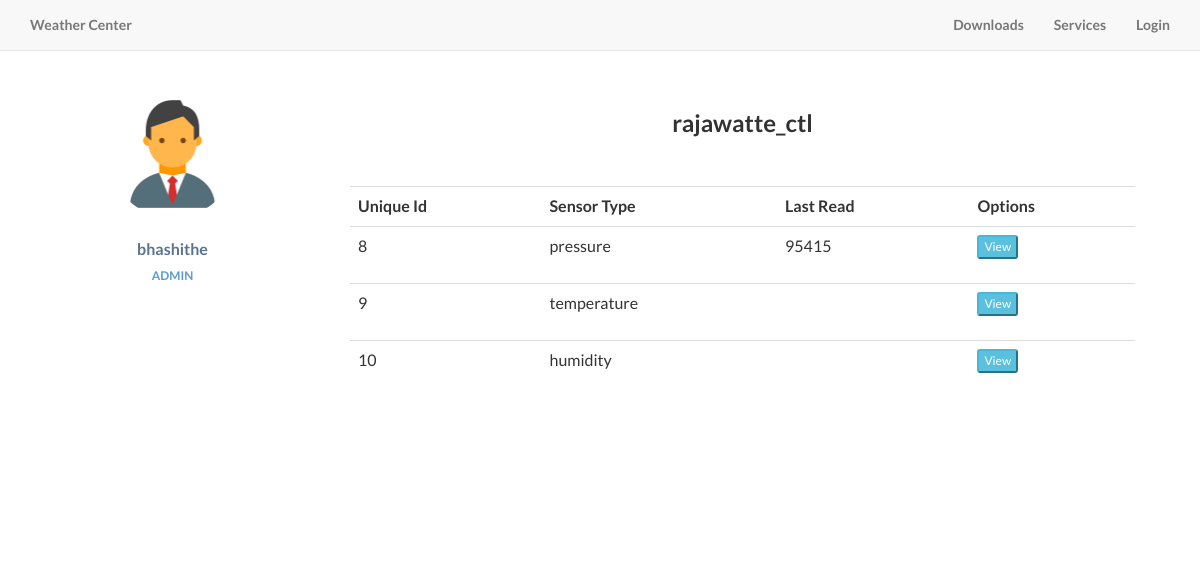
The page /node_data.php?id=10 on the database its author committed.
### tables this page shows
CREATE TABLE IF NOT EXISTS `user` (
  `username` varchar(25) NOT NULL,
  `email` varchar(255) NOT NULL,
  `email_code` varchar(255) NOT NULL,
  `password` text NOT NULL,
  `generated_string` varchar(255) NOT NULL,
  `confirmed` int(1) NOT NULL,
`id` int(11) NOT NULL,
  `freq` int(11) NOT NULL DEFAULT '1800',
  `type` varchar(10) NOT NULL DEFAULT 'user'
);

CREATE TABLE IF NOT EXISTS `node` (
`node_id` int(11) NOT NULL,
  `node_name` varchar(50) NOT NULL,
  `location` int(11) NOT NULL,
  `node_type` varchar(50) NOT NULL,
  `uniq_str` varchar(100) NOT NULL,
  `time_stamp` timestamp NOT NULL DEFAULT CURRENT_TIMESTAMP
);

CREATE TABLE IF NOT EXISTS `sensor` (
`sensor_id` int(11) NOT NULL,
  `node_id` int(11) DEFAULT NULL,
  `sensor_type` varchar(50) NOT NULL,
  `activated` int(11) NOT NULL DEFAULT '1'
);

CREATE TABLE IF NOT EXISTS `data` (
  `sensor_id` int(11) NOT NULL,
  `reading` float NOT NULL,
  `unit` varchar(15) NOT NULL,
  `time_stamp` timestamp NOT NULL DEFAULT CURRENT_TIMESTAMP
);

### lib/classes/Database.php (called while the page is built, shortened)
<?php
class Database {
    private $db;
    private static $instance=NULL;
    private $config = array(
                            'host'      => 'localhost',
                            'username' 	=> 'root',
                            'password' 	=> '',
                            'dbname' 	=> 'weather'
                            );
    private function __construct() {
        try
        {
            $this->db = new PDO('mysql:host=' . $this->config['host'] . ';dbname=' . $this->config['dbname'], $this->config['username'], $this->config['password']);
            $this->db->setAttribute(PDO::ATTR_ERRMODE, PDO::ERRMODE_EXCEPTION);
        } catch (PDOException $e) {
            die($e->getMessage());
            exit();
        }
    }
    public static function getConnection()
    {
        if(self::$instance==NULL)
        {
            self::$instance = new Database();
        }
        return self::$instance;
    }
    public function prepare($sql)
    {
        return $this->db->prepare($sql);
    }
}

### lib/classes/Node.php (called while the page is built, shortened)
<?php
require 'Sensor.php';
require 'PressureSensor.php';
class Node {
    private $db;
    private $node_id;
    private $node_name;
    private $owner;
    public function __construct() {
        $this->db = Database::getConnection();
        switch( func_num_args() ) {
            case 1:
                self::__construct1($argv[0]);
                break;
         }
    }
    public function __construct1($id)
    {
        $this->node_id = $id;
        $this->setName($id);
        $this->setOwnerId($id);
        $this->setUniqStr($id);
        $this->setType($id);
        $this->setLastUpload($id);
    }
    public function getOwnerId() {
        return $this->owner;
    }
        public function hasSensors()
    {
        $query = $this->db->prepare("SELECT COUNT(*) FROM `sensor` WHERE `node_id` = ?");
        $query->bindValue(1,  $this->getNodeId());
        try
        {
            $query->execute();
            $data = $query->fetchColumn();
            return $data>0 ? true : false;
        } catch (PDOException $ex) {
            die($ex->getMessage());
        }
    }
    public function getSensors()
    {
        $query = $this->db->prepare("SELECT `sensor_id`,`sensor_type` FROM `sensor` WHERE `node_id` = ?");
        $query->bindValue(1,  $this->getNodeId());
        try
        {
            $query->execute();
            $data = $query->fetchAll();
            $sensors = NULL;
            $senor_factory = new SensorFactory();
            foreach ($data as $value) {
                $sensors[] = $senor_factory->getSensorObjectWithId($value['sensor_type'], $value['sensor_id']);
            }
            return $sensors;
        } catch (PDOException $e)
        {
            die($e->getMessage());
        }
    }
    public function getNodeId() {
        return $this->node_id;
    }
    public function getName() {
        return $this->node_name;
    }
    public function setName($id)
    {
        $query = $this->db->prepare("SELECT `node_name` FROM `node` WHERE `node_id` = ?");
        $query->bindValue(1,$id);
        try
        {
           $query->execute();
           $this->node_name = $query->fetchColumn();
        }
        catch(PDOException $e)
        {
           die($e->getMessage());
        }
    }
    public function setUniqStr($id)
    {
        $query = $this->db->prepare("SELECT `uniq_str` FROM `node` WHERE `node_id` = ?");
        $query->bindValue(1,$id);
        try
        {
            $query->execute();
        }
        catch(PDOException $e)
        {
            die($e->getMessage());
        }
    }
    public function setType($id)
    {
        $query = $this->db->prepare("SELECT `node_type` FROM `node` WHERE `node_id` = ?");
        $query->bindValue(1,$id);
        try
        {
            $query->execute();
        }
        catch(PDOException $e)
        {
            die($e->getMessage());
        }
    }
    public function setOwnerId($id)
    {
        $query = $this->db->prepare("SELECT `user_id` FROM `user_node` WHERE `node_id` = ?");
        $query->bindValue(1,$id);
        try
        {
            $query->execute();
            $this->owner= $query->fetchColumn();
        }
        catch(PDOException $e)
        {
            die($e->getMessage());
        }
    }
    public function setLastUpload($id)
    {
        $query = $this->db->prepare("SELECT `time_stamp` FROM `node` WHERE `node_id` = ?");
        $query->bindValue(1,$id);
        try
        {
           $query->execute();
        }
        catch(PDOException $e)
        {
           die($e->getMessage());
        }
    }
}

### lib/classes/User.php (called while the page is built, shortened)
<?php
require 'Node.php';
class User extends Visitor {
    protected $db;
    protected $confirmed;
    protected $id;
    public function __construct() {
        $this->db = Database::getConnection();
        switch( func_num_args() ) {
            case 0:
                self::__construct1();
                break;
            case 1:
                self::__construct2($argv[0]);
                break;
         }
    }
    public function __construct2($id)
    {
        $this->id = $id;
        $this->setUsername($id);
        $this->setEmail($id);
        $this->setConfirmed($id);
        if ($this->getConfirmed() && $this->hasNodes()) {
            $this->nodes = $this->getNodes();
        }
    }
    public function getConfirmed()
    {
        return $this->confirmed;
    }
    public function setUsername($id)
    {
        $query = $this->db->prepare("SELECT `username` FROM `user` WHERE `id` = ?");
        $query->bindValue(1,$id);
        try
        {
            $query->execute();
        } catch (PDOException $e) {
            die($e->getMessage());
        }
    }
    public function setConfirmed($id)
    {
        $query = $this->db->prepare("SELECT `confirmed` FROM `user` WHERE `id` = ?");
        $query->bindValue(1,$id);
        try {
            $query->execute();
            $this->confirmed =  $query->fetchColumn();
        } catch (PDOException $e) {
            die($e->getMessage());
        }
    }
    public function setEmail($id)
    {
        $query = $this->db->prepare("SELECT `email` FROM `user` WHERE `id` = ?");
        $query->bindValue(1,$id);
        try {
            $query->execute();
        } catch (PDOException $e) {
            die($e->getMessage());
        }
    }
    public function getNodes()
    {
        $query = $this->db->prepare("SELECT `node_id` FROM `user_node` WHERE `user_id` = ?");
        $query->bindValue(1,  $this->getUserId());
        try
        {
            $query->execute();
            $node_data = $query->fetchAll();
            $nodes = NULL;
           foreach ($node_data as $node_ids)
            {
               $nodes[]=new Node($node_ids['node_id']);
            }
            return $nodes;
        } catch (PDOException  $e) {
            die($e->getMessage());
        }
    }
    public function getUserId()
    {
        return $this->id;
    }
    public function hasNodes()
    {
        $query = $this->db->prepare("SELECT COUNT(*) FROM `user_node` WHERE `user_id` = ?");
        $query->bindValue(1,  $this->getUserId());
        try
        {
            $query->execute();
            $data = $query->fetchColumn();
            if($data==0)
            {
                return false;
            }
            else
            {
                return true;
            }
        } catch (PDOException $e) {
            die($e->getMessage());
        }
    }
}

### lib/classes/PressureSensor.php (called while the page is built, shortened)
<?php
class PressureSensor extends Sensor
{
    public function __construct(){
        $this->db = Database::getConnection();
        switch( func_num_args() ) {
            case 1:
                self::__construct1($argv[0]);
                break;
        }
    }
    public function __construct1($sensor_id)
    {
        $this->sensor_id = $sensor_id;
        $this->setActivated();
        $this->setNodeId();
    }
}

### lib/classes/Sensor.php (called while the page is built, shortened)
<?php
abstract class Sensor {
    protected $sensor_id;
    protected $db;
    public function getSensorId() {
        return $this->sensor_id;
    }
    public function setActivated()
    {
        $query = $this->db->prepare("SELECT `activated` FROM `sensor`  WHERE `sensor_id` = ?");
        $query->bindValue(1, $this->getSensorId());
        try
        {
            $query->execute();
        }
        catch (PDOException $e)
        {
            die($e->getMessage());
        }
    }
    public function setNodeId()
    {
        $query = $this->db->prepare("SELECT `node_id` FROM `sensor`  WHERE `sensor_id` = ?");
        $query->bindValue(1, $this->getSensorId());
        try
        {
            $query->execute();
        }
        catch (PDOException $e)
        {
            die($e->getMessage());
        }
    }
}

### lib/classes/SensorFactory.php (called while the page is built, shortened)
<?php
class SensorFactory {
    public function getSensorObjectWithId($type, $id)
    {
        if($type==Sensor::PRESSURE)
        {
            return new PressureSensor($id);
        }
        else if($type==Sensor::TEMPERATURE)
        {
            return new TemperatureSensor($id);
        }
        else if($type==Sensor::HUMIDITY)
        {
            return new HumiditySensor($id);
        }
    }
}

### node_data.php (the view, shortened to what this page needs)
<?php
    require 'lib/init.php';
    if(isset($_GET['id']))
    {
        $node_id = $_GET['id'];
        $node = new Node($node_id);
        $sensors = $node->getSensors();
        $owner = new User($node->getOwnerId());
    }
    else
    {
        header("location: profile.php");
    }
?>
<html>
    <head>
        <?php
            include 'reqs/head.php';
        ?>
    </head>
    <body>
        <?php
            include 'reqs/menu.php';
        ?>
        <div class="container">
            <div class="row profile">
                        <div class="col-md-3">
                                <div class="profile-sidebar">
                                        <div class="profile-userpic">
                                            <img src="img/avatar/defaultm.png" class="img-responsive" alt="<?php echo $owner->getUsername(); ?>">
                                        </div>
                                        <div class="profile-usertitle">
                                                <div class="profile-usertitle-name">
                                                        <?php echo $owner->getUsername(); ?>
                                                </div>
                                                <div class="profile-usertitle-job">
                                                        <?php if($owner->isAdmin()){echo 'Admin';} else {echo "DataCollector";} ?>
                                                </div>
                                        </div>
                                </div>
                        </div>
                        <div class="col-md-9">
                            <div class="profile-content">
                                <h3 align="center"><span class="center-block"><?php echo $node->getName(); ?></span></h3>
                                <br>
                                <br>
                                <table class="table table-hover">
                                    <?php
                                        if($node->hasSensors())
                                        {
                                            echo '<tr><th>Unique Id</th><th>Sensor Type</th><th>Last Read</th><th>Options</th></tr>';
                                            foreach ($sensors as $sensor)
                                            {
                                        ?>
                                        <tr>
                                            <td><?php echo $sensor->getSensorId(); ?></td>
                                            <td><?php echo $sensor->getType(); ?></td>
                                            <td><?php echo $sensor->getLastRead(); ?></td>
                                            <td><form action="" method="POST"><input type="button" class="btn-xs btn-info" onclick="location.href='sensor_data.php?id=<?php echo $sensor->getSensorId(); ?>'" value="View"> </form></td>
                                        </tr>
                                    <?php
                                        }
                                    }
                                    ?>
                                </table>
                            </div>
                        </div>
                </div>
        </div>
    </body>
</html>

### css/landing-page.css (style rules this page uses)
body, html { width: 100%; height: 100%; }
body, h1, h2, h3, h4, h5, h6 { font-family: "Lato","Helvetica Neue",Helvetica,Arial,sans-serif; font-weight: 700; }

### css/app.css (style rules this page uses)
.profile { margin: 20px 0; }
.profile-sidebar { padding: 20px 0 10px 0; background: #fff; }
.profile-userpic img { float: none; margin: 0 auto; width: 50%; -webkit-border-radius: 50% !important; -moz-border-radius: 50% !important; border-radius: 50% !important; }
.profile-usertitle { text-align: center; margin-top: 20px; }
.profile-usertitle-name { color: #5a7391; font-size: 16px; font-weight: 600; margin-bottom: 7px; }
.profile-usertitle-job { text-transform: uppercase; color: #5b9bd1; font-size: 12px; font-weight: 600; margin-bottom: 15px; }
.profile-content { padding: 20px; background: #fff; min-height: 460px; border: 0,1px,0,0; }

### rows shown on the page
user: username "bhashithe"
node: node_name "rajawatte_ctl"
sensor: sensor_id "8", sensor_type "pressure", sensor_id.reading "95415"
sensor: sensor_id "9", sensor_type "temperature"
sensor: sensor_id "10", sensor_type "humidity"
